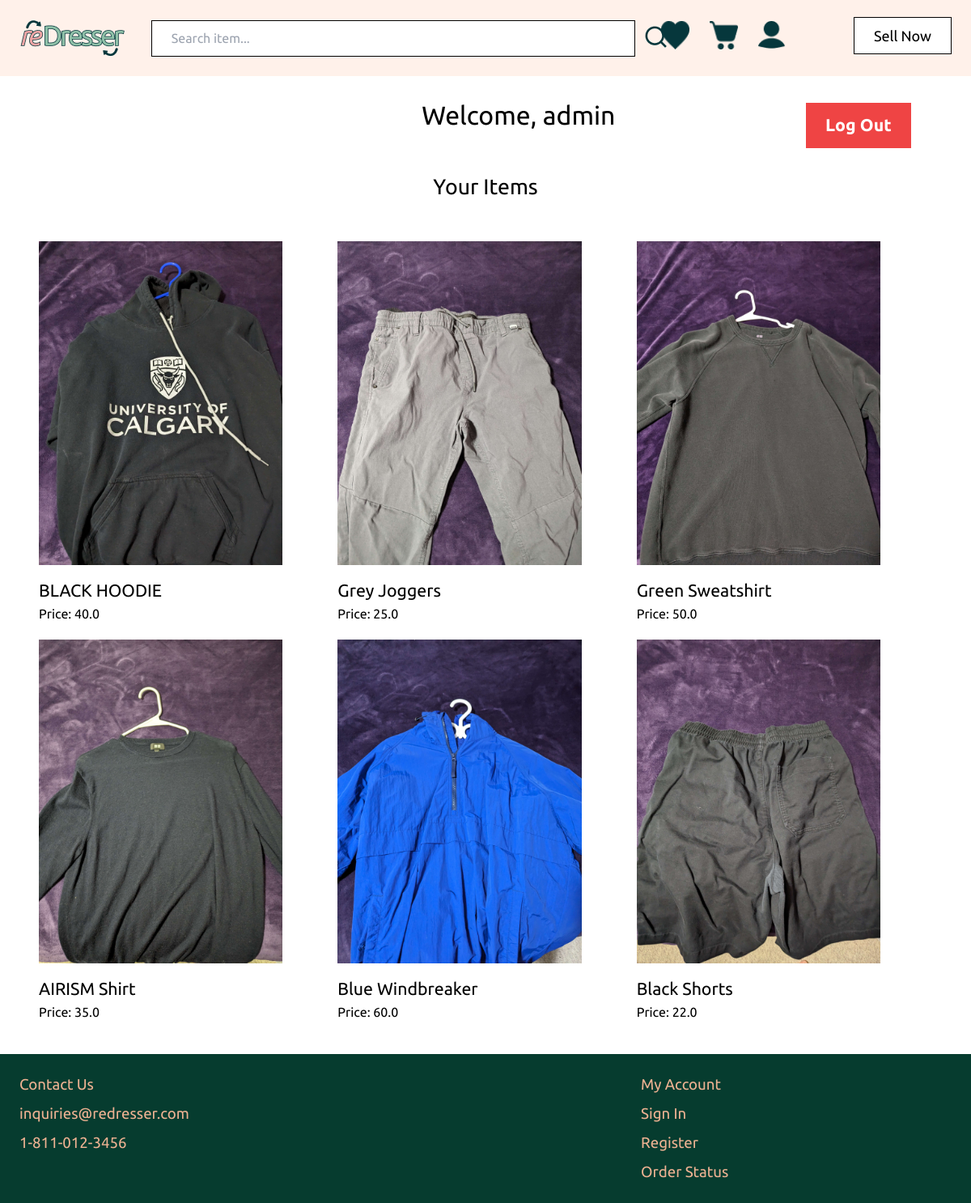
The page /dashboard/ (signed in) on the database its author committed.
### item/models.py (models this page shows, shortened)
class Item(models.Model):
    category = models.ForeignKey(Category, related_name='items', on_delete=models.CASCADE) # category of item
    name = models.CharField(max_length=255) # name of item
    description = models.TextField(blank=True, null=True) # item description
    price = models.FloatField() # price of item
    image = models.ImageField(upload_to='item_images', blank=True, null=True) # item image
    is_sold = models.BooleanField(default=False) # has item been sold
    created_by = models.ForeignKey(User, related_name='items', on_delete=models.CASCADE) # who created
    created_at = models.DateTimeField(auto_now_add=True) # when was item created

### dashboard/views.py (the view)
# urls.py: path('', views.index, name='index'),
@login_required
def index(request):
    items = Item.objects.filter(created_by=request.user)
    return render(request, 'dashboard/index.html', {
        'items': items,
    })

### dashboard/templates/dashboard/index.html (shortened to what this page needs)
{% extends 'core/base.html' %}
{% block content %}
    <div class="grid grid-cols-7 gap-2">
        <h1 class="text-center" style="font-family: 'Ubuntu'; font-size: 24pt; grid-column-start: 4; white-space: nowrap;">Welcome, {{ user.get_username }}</h1>
        <div style="grid-column-start: 6;">
            <form action="{% url 'logout' %}" method="post" style="position: relative; left: 91%; bottom: 15px;">
                <button class="inline-block mt-6 px-6 py-3 font-semibold bg-red-500 text-white" style="font-family: 'Ubuntu'; font-size: 16pt;" type="submit">Log Out</button>
            </form>
        </div>
    </div>
    <div class="mt-3 px-6">
        <h2 class="mb-12 text-center" style="font-family: 'Ubuntu'; font-size: 20pt;">Your Items</h2>
        <div class="grid grid-cols-3 gap-1">
            {% for item in items %}
                <div>
                    <a href="{% url 'item:detail' item.id %}">
                        <div>
                            <img src="{{ item.image.url }}" style="max-width:100%; height:400px;">
                        </div>
                        <div class="py-4">
                            <h2 style="font-family: 'Ubuntu'; font-size: 16pt;">{{ item.name }}</h2>
                            <p style="font-family: 'Ubuntu'; font-size: 12pt;">Price: {{ item.price }}</p>
                        </div>
                    </a>
                </div>
            {% endfor %}
        </div>
    </div>
{% endblock %}

### rows shown on the page
Item: image (picture), name "BLACK HOODIE", price "40.0"
Item: image (picture), name "Grey Joggers", price "25.0"
Item: image (picture), name "Green Sweatshirt", price "50.0"
Item: image (picture), name "AIRISM Shirt", price "35.0"
Item: image (picture), name "Blue Windbreaker", price "60.0"
Item: image (picture), name "Black Shorts", price "22.0"

### other values the page prints
{{ user.get_username }} "admin"
